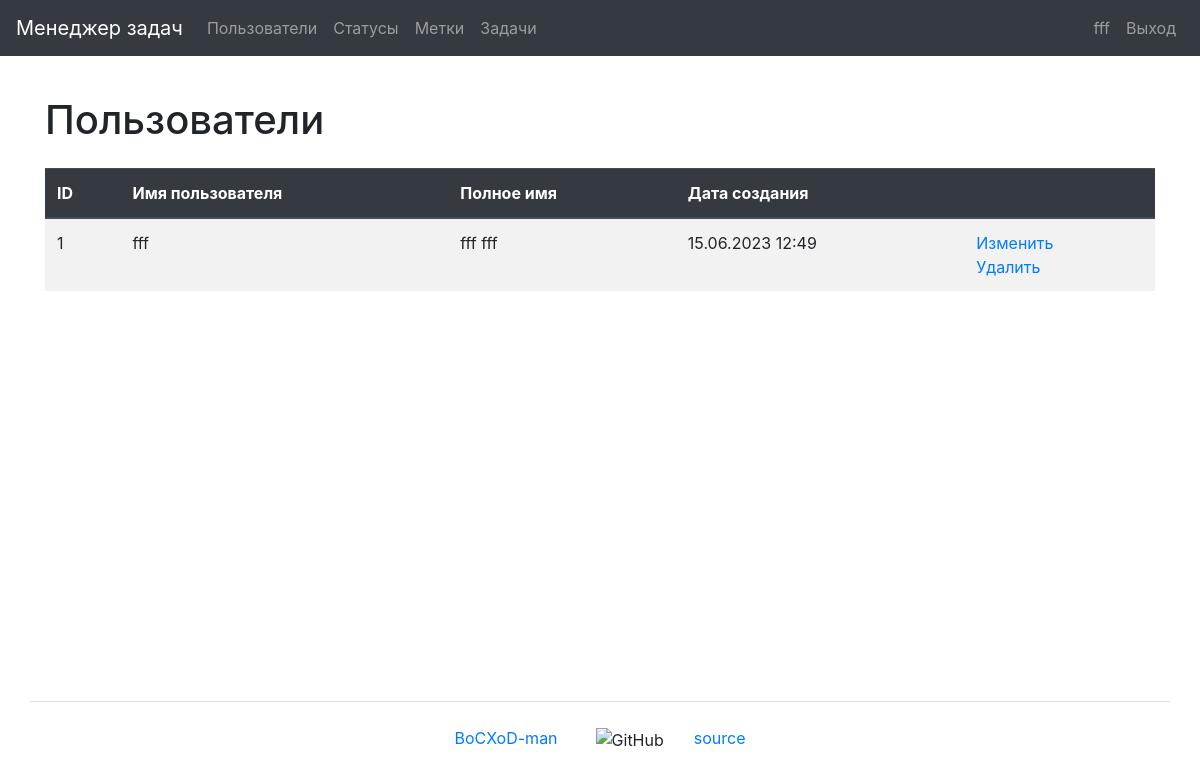
Screenshot of /users/ (signed in) with the database file from the repository.
### task_manager/users/models.py (models this page shows, shortened)
class User(AbstractUser):
    first_name = models.CharField(max_length=150)
    last_name = models.CharField(max_length=150)

### task_manager/users/views.py (the view)
# urls.py: path('', UsersListView.as_view(), name='users'),
class UsersListView(ListView):
    template_name = 'users/users.html'
    model = User
    context_object_name = 'users'
    extra_context = {
        'title': _('Users')
    }

### task_manager/templates/users/users.html (shortened to what this page needs)
{% extends "base.html" %}
{% load bootstrap4 %}
{% load i18n %}
{% block content %}
    <h1 class="my-4">{{ title }}</h1>
    <table class="table table-striped">
        <thead class="thead-dark">
            <tr>
                <th>ID</th>
                <th>{% trans 'Username' %}</th>
                <th>{% trans 'Full name' %}</th>
                <th>{% trans 'Creation date' %}</th>
                <th></th>
            </tr>
        </thead>
        <tbody>
            {% if users %}
                {% for user in users %}
                    <tr>
                        <td>{{ user.id }}</td>
                        <td>{{ user.username }}</td>
                        <td>{{ user.first_name }} {{ user.last_name }}</td>
                        <td>{{ user.date_joined|date:"d.m.Y H:i" }}</td>
                        <td>
                          <a href="{% url 'user_update' user.id %}">{% trans 'Update' %}</a>
                          <br>
                          <a href="{% url 'user_delete' user.id %}">{% trans 'Delete' %}</a>
                        </td>
                    </tr>
                {% endfor %}
            {% endif %}
        </tbody>
    </table>
{% endblock content %}

### task_manager/templates/navbar.html (shortened to what this page needs)
{% load i18n %}
<nav class="navbar navbar-expand-md navbar-dark bg-dark mb-3">
    <a class="navbar-brand" href="{% url 'home' %}">{% trans "Task manager" %}</a>
    <div class="collapse navbar-collapse" id="navbarToggleExternalContent">
        <ul class="navbar-nav mr-auto">
            <li class="nav-item">
                <a class="nav-link" href="{% url 'users' %}">{% trans "Users" %}</a>
            </li>
            {% if user.is_authenticated %}
                <li class="nav-item">
                    <a class="nav-link" href="{% url 'statuses' %}">{% trans "Statuses" %}</a>
                </li>
                <li class="nav-item">
                    <a class="nav-link" href="{% url 'labels' %}">{% trans "Labels" %}</a>
                </li>
                <li class="nav-item">
                    <a class="nav-link" href="{% url 'tasks' %}">{% trans "Tasks" %}</a>
                </li>
            {% endif %}
        </ul>
        <ul class="navbar-nav">
            {% if user.is_authenticated %}
                <li class="nav-item">
                    <a class="nav-link" href="{% url 'user_update' user.id %}">{{ user.username }}</a>
                </li>
                <li class="nav-item">
                    <a class="nav-link" href="{% url 'logout' %}">{% trans "Log Out" %}</a>
                </li>
            {% endif %}
        </ul>
    </div>
</nav>

### rows the page displays
User: username "fff", id "1", first_name "fff", last_name "fff", date_joined "15.06.2023 12:49"

### other values shown
{{ title }} "Пользователи"
